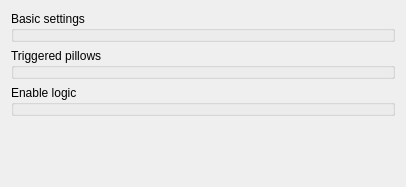
<?xml version="1.0" encoding="UTF-8"?>
<ui version="4.0">
 <class>ILineEdit</class>
 <widget class="QWidget" name="ILineEdit">
  <property name="geometry">
   <rect>
    <x>0</x>
    <y>0</y>
    <width>406</width>
    <height>187</height>
   </rect>
  </property>
  <property name="windowTitle">
   <string>LineEdit preferences</string>
  </property>
  <layout class="QVBoxLayout" name="verticalLayout">
   <item>
    <widget class="GroupBox" name="groupBox">
     <property name="title">
      <string>Basic settings</string>
     </property>
     <property name="template" stdset="0">
      <string>inspector-groupbox-roomandpath</string>
     </property>
    </widget>
   </item>
   <item>
    <widget class="GroupBox" name="groupBox_3">
     <property name="title">
      <string>Triggered pillows</string>
     </property>
     <property name="template" stdset="0">
      <string>inspector-groupbox-triggeredpillows</string>
     </property>
    </widget>
   </item>
   <item>
    <widget class="GroupBox" name="groupBox_2">
     <property name="title">
      <string>Enable logic</string>
     </property>
     <property name="template" stdset="0">
      <string>inspector-groupbox-enablelogic</string>
     </property>
    </widget>
   </item>
   <item>
    <spacer name="verticalSpacer">
     <property name="orientation">
      <enum>Qt::Vertical</enum>
     </property>
     <property name="sizeHint" stdset="0">
      <size>
       <width>20</width>
       <height>40</height>
      </size>
     </property>
    </spacer>
   </item>
  </layout>
 </widget>
 <customwidgets>
  <customwidget>
   <class>GroupBox</class>
   <extends>QGroupBox</extends>
   <header>wallaby.frontends.qt.widgets.containers.groupBox</header>
   <container>1</container>
  </customwidget>
 </customwidgets>
 <resources/>
 <connections/>
</ui>
